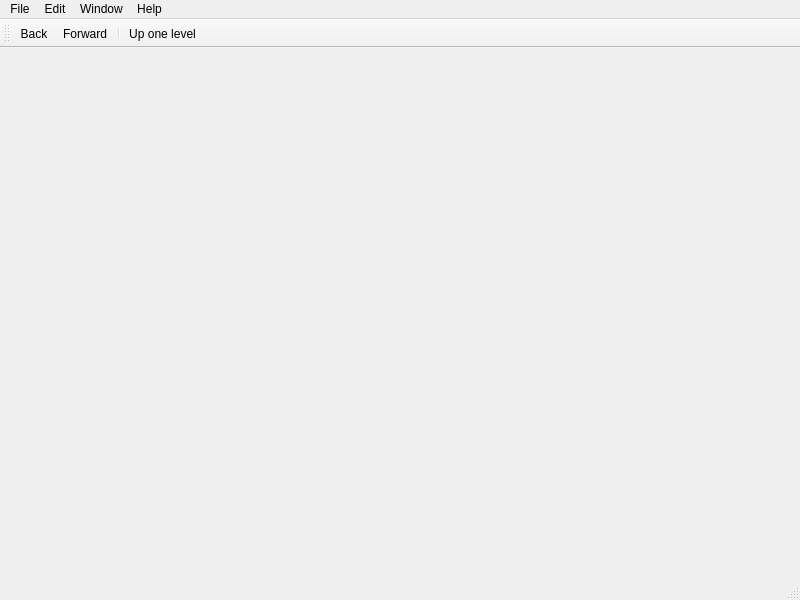
<?xml version="1.0" encoding="UTF-8"?>
<ui version="4.0">
 <class>MainWindow</class>
 <widget class="QMainWindow" name="MainWindow">
  <property name="geometry">
   <rect>
    <x>0</x>
    <y>0</y>
    <width>800</width>
    <height>600</height>
   </rect>
  </property>
  <property name="windowTitle">
   <string>QMPQ</string>
  </property>
  <widget class="QWidget" name="centralwidget">
   <layout class="QVBoxLayout" name="verticalLayout">
    <property name="margin">
     <number>0</number>
    </property>
    <item>
     <widget class="TabWidget" name="tabWidget">
      <property name="currentIndex">
       <number>-1</number>
      </property>
      <property name="documentMode">
       <bool>true</bool>
      </property>
      <property name="tabsClosable">
       <bool>true</bool>
      </property>
      <property name="movable">
       <bool>true</bool>
      </property>
     </widget>
    </item>
   </layout>
  </widget>
  <widget class="QMenuBar" name="menubar">
   <property name="geometry">
    <rect>
     <x>0</x>
     <y>0</y>
     <width>800</width>
     <height>22</height>
    </rect>
   </property>
   <widget class="QMenu" name="menuFile">
    <property name="title">
     <string>File</string>
    </property>
    <addaction name="actionOpen"/>
    <addaction name="actionSave"/>
    <addaction name="actionSave_As"/>
    <addaction name="separator"/>
    <addaction name="actionClose"/>
   </widget>
   <widget class="QMenu" name="menuEdit">
    <property name="title">
     <string>Edit</string>
    </property>
    <addaction name="actionCopy"/>
    <addaction name="actionCut"/>
    <addaction name="actionPaste"/>
    <addaction name="separator"/>
    <addaction name="actionSelect_All"/>
   </widget>
   <widget class="QMenu" name="menuWindow">
    <property name="title">
     <string>Window</string>
    </property>
    <addaction name="actionNew_Tab"/>
   </widget>
   <widget class="QMenu" name="menuHelp">
    <property name="title">
     <string>Help</string>
    </property>
    <addaction name="actionAbout_QMPQ"/>
    <addaction name="actionAbout_Qt"/>
   </widget>
   <addaction name="menuFile"/>
   <addaction name="menuEdit"/>
   <addaction name="menuWindow"/>
   <addaction name="menuHelp"/>
  </widget>
  <widget class="QStatusBar" name="statusbar"/>
  <widget class="QToolBar" name="toolBar">
   <property name="windowTitle">
    <string>toolBar</string>
   </property>
   <property name="toolButtonStyle">
    <enum>Qt::ToolButtonIconOnly</enum>
   </property>
   <attribute name="toolBarArea">
    <enum>TopToolBarArea</enum>
   </attribute>
   <attribute name="toolBarBreak">
    <bool>false</bool>
   </attribute>
   <addaction name="actionBack"/>
   <addaction name="actionForward"/>
   <addaction name="separator"/>
   <addaction name="actionUp_one_level"/>
  </widget>
  <action name="actionOpen">
   <property name="icon">
    <iconset resource="qmq.qrc">
     <normaloff>:/icons/images/fileopen.png</normaloff>:/icons/images/fileopen.png</iconset>
   </property>
   <property name="text">
    <string>Open</string>
   </property>
   <property name="shortcut">
    <string>Ctrl+O</string>
   </property>
  </action>
  <action name="actionSave">
   <property name="icon">
    <iconset resource="qmq.qrc">
     <normaloff>:/icons/images/save.png</normaloff>:/icons/images/save.png</iconset>
   </property>
   <property name="text">
    <string>Save</string>
   </property>
   <property name="shortcut">
    <string>Ctrl+S</string>
   </property>
  </action>
  <action name="actionClose">
   <property name="text">
    <string>Close</string>
   </property>
   <property name="shortcut">
    <string>Ctrl+W</string>
   </property>
  </action>
  <action name="actionBack">
   <property name="enabled">
    <bool>true</bool>
   </property>
   <property name="icon">
    <iconset resource="qmq.qrc">
     <normaloff>:/icons/images/prev.png</normaloff>:/icons/images/prev.png</iconset>
   </property>
   <property name="text">
    <string>Back</string>
   </property>
   <property name="shortcut">
    <string>Ctrl+[</string>
   </property>
  </action>
  <action name="actionForward">
   <property name="enabled">
    <bool>true</bool>
   </property>
   <property name="icon">
    <iconset resource="qmq.qrc">
     <normaloff>:/icons/images/next.png</normaloff>:/icons/images/next.png</iconset>
   </property>
   <property name="text">
    <string>Forward</string>
   </property>
   <property name="shortcut">
    <string>Ctrl+], Return</string>
   </property>
  </action>
  <action name="actionUp_one_level">
   <property name="enabled">
    <bool>true</bool>
   </property>
   <property name="icon">
    <iconset resource="qmq.qrc">
     <normaloff>:/icons/images/up.png</normaloff>:/icons/images/up.png</iconset>
   </property>
   <property name="text">
    <string>Up one level</string>
   </property>
   <property name="shortcut">
    <string>Ctrl+Up</string>
   </property>
  </action>
  <action name="actionCopy">
   <property name="enabled">
    <bool>true</bool>
   </property>
   <property name="icon">
    <iconset resource="qmq.qrc">
     <normaloff>:/icons/images/copy.png</normaloff>:/icons/images/copy.png</iconset>
   </property>
   <property name="text">
    <string>Copy</string>
   </property>
   <property name="shortcut">
    <string>Ctrl+C</string>
   </property>
  </action>
  <action name="actionCut">
   <property name="icon">
    <iconset resource="qmq.qrc">
     <normaloff>:/icons/images/cut.png</normaloff>:/icons/images/cut.png</iconset>
   </property>
   <property name="text">
    <string>Cut</string>
   </property>
   <property name="shortcut">
    <string>Ctrl+X</string>
   </property>
  </action>
  <action name="actionPaste">
   <property name="icon">
    <iconset resource="qmq.qrc">
     <normaloff>:/icons/images/paste.png</normaloff>:/icons/images/paste.png</iconset>
   </property>
   <property name="text">
    <string>Paste</string>
   </property>
   <property name="shortcut">
    <string>Ctrl+V</string>
   </property>
  </action>
  <action name="actionSelect_All">
   <property name="text">
    <string>Select All</string>
   </property>
   <property name="shortcut">
    <string>Ctrl+A</string>
   </property>
  </action>
  <action name="actionNew_Tab">
   <property name="text">
    <string>New Tab</string>
   </property>
   <property name="shortcut">
    <string>Ctrl+T</string>
   </property>
  </action>
  <action name="actionAbout_QMPQ">
   <property name="text">
    <string>About QMPQ</string>
   </property>
  </action>
  <action name="actionAbout_Qt">
   <property name="text">
    <string>About Qt</string>
   </property>
  </action>
  <action name="actionSave_As">
   <property name="text">
    <string>Save As...</string>
   </property>
  </action>
 </widget>
 <customwidgets>
  <customwidget>
   <class>TabWidget</class>
   <extends>QTabWidget</extends>
   <header>tabwidget.h</header>
   <container>1</container>
  </customwidget>
 </customwidgets>
 <resources>
  <include location="qmq.qrc"/>
 </resources>
 <connections/>
</ui>
